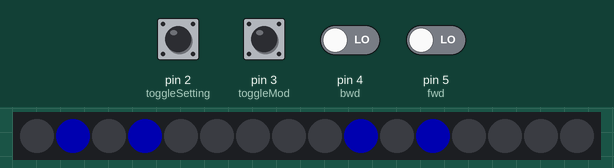
The sketch below on a simulated Arduino Uno, built with avr-gcc and run on an emulated ATmega328P. Shown: 16 RGB LEDs in strip order, left to right. The test bench sets the inputs (shaded band); at power-on: pin 2 (toggleSetting), pin 3 (toggleMod) HIGH, pin 4 (bwd), pin 5 (fwd) LOW. Dim RGB values are drawn brighter than linear.

Above: at 1.2 s.
1.3 s: pin 2 (toggleSetting) pulled LOW for 0.15 s
2.9 s: pin 2 (toggleSetting) pulled LOW for 1 s
5.4 s: pin 3 (toggleMod) pulsed LOW 5 times (0.12 s each, 0.3 s apart)
At 7.5 s:
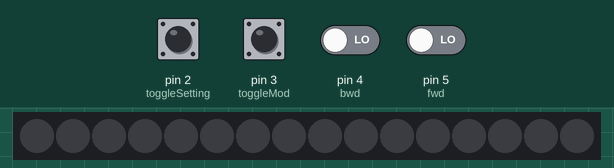
At 8.0 s:
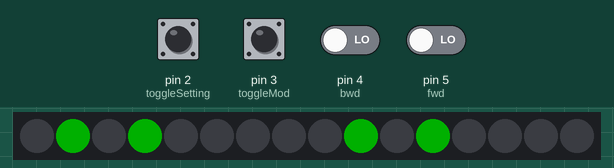
8.4 s: pin 4 (bwd) driven HIGH
At 9.13 s:
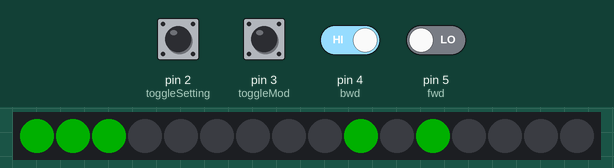
10.4 s: pin 5 (fwd) driven HIGH
13.4 s: pin 4 (bwd) driven LOW
At 16.01 s:
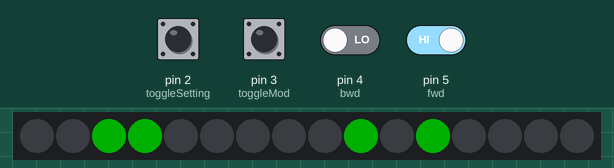
Timing chart, 0 to 16.5 s (numbered marks = the images above; inputs shaded):
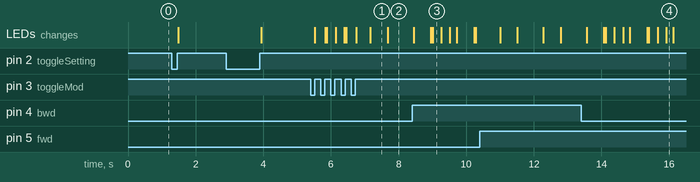

Measured:
- after the input at 5.4 s, the LEDs: first change after 0.13 s (image 1 shows a later state)
- after the input at 8.4 s, the LEDs: first differ from a run without the input after 0.56 s (image 3 shows a later state)
- after the input at 13.4 s, the LEDs: first differ from a run without the input after 0.67 s (image 4 shows a later state)
- what the display in image 1 shows lasts 0.5 s, from 7.2 s to 7.7 s

The sketch:

binuhr.ino
```cpp
#include <Adafruit_NeoPixel.h>
#include <TimerOne.h>
#define PIN 6	 // input pin Neopixel is attached to
#define NUMPIXELS      16 // number of neopixels in strip

Adafruit_NeoPixel pixels = Adafruit_NeoPixel(NUMPIXELS, PIN, NEO_GRB + NEO_KHZ800);
// rgb farben
byte r=50; 	// rot
byte g=50; 	// grün
byte b=50;	// blau
// zeit
byte ss=0;	//sec*2
byte mm=10;	//min
byte hh=10;	//std
byte mm1=10;	//min-alarm1
byte hh1=10;	//std-alarm1
byte mm2=10;	//min-alarm2
byte hh2=10;	//std-alarm2
// Cycle counter
byte zelle = 0;
//buttons
const byte bwd=4;
const byte fwd=5;
const byte toggleSetting=2;
const byte toggleMod=3;
//buzzer
const byte buzzer=7;
//Status-Variablen
byte alarmSetting = 0;
boolean skipHour = false;
boolean alarmOff = false;
byte mod = 0;

// int helligkeit = A5

void setup(){
  pixels.begin();
  Serial.begin(9600);
  // set pins
  pinMode(bwd, INPUT);
  pinMode(toggleSetting, INPUT_PULLUP);
  pinMode(fwd, INPUT);
  pinMode(toggleMod, INPUT_PULLUP);
  // set interrupts
  attachInterrupt(digitalPinToInterrupt(toggleMod), setMod, RISING);
  attachInterrupt(digitalPinToInterrupt(toggleSetting), setSetting, RISING);
  Timer1.initialize();
  Timer1.setPeriod(1000000); // parameterwert in nanosekunden
  Timer1.attachInterrupt(countSeconds);
}

void loop(){
  switch (mod){ // modus des Weckers
  	case 0:      // zeitmodus normal
    	setColor(0,0,55);
    	setLED(mm,hh); // LED entsprechend Zeit setzen
    	startAlarm();
    break;
    case 1:       // modus zeit stellen
    	if (zelle%25 < 15){
    		setColor(0,55,0);
        }else{
        	setColor(0,0,0);
        }
    	setLED(mm,hh); // LED entsprechend Zeit setzen
    break;
    case 2:       // modus alarm 1 stellen
    	if (zelle%25 < 15){
    		setColor(50,0,0);
        }else{
      		setColor(0,0,0);
    	}
    	setLED(mm1,hh1); // LED entsprechend Zeit setzen
    break;
    case 3:         // modus alarm 2 stellen
    	if (zelle%25 < 15){
    		setColor(50,0,0);
   		}else{
      	setColor(0,0,0);
    	};
    	setLED(mm2,hh2); // LED entsprechend Zeit setzen
    break;
  }
  setTime();
  if (zelle >249){zelle = 0;}
  zelle++;
  pixels.show(); // schickt die einstellung der LED zu den neoPixel
  delay(50);
}

void setColor (byte red, byte green, byte blue){
	  r=red;
  	g=green;
  	b=blue;
}

void setTime (){
  switch (mod) {
  	case 1:
      if (!skipHour && zelle%5 == 0){
        if (digitalRead(fwd)==1){
              mm++;
            }
        if (digitalRead(bwd)==1){
              mm--;
            }
      }
      if (skipHour && zelle%5 == 0){
      	if (digitalRead(fwd)==1){
            	hh++;
            }
      	if (digitalRead(bwd)==1){
            	hh--;
            }
      }
    break;
    case 2:
      if (!skipHour && zelle%10 == 0){
        if (digitalRead(fwd)){
              mm1++;
            }
        if (digitalRead(bwd)){
              mm1--;
            }
      }
      if (skipHour && zelle%10 == 0){
        if (digitalRead(fwd)){
            	hh1++;
            }
      	if (digitalRead(bwd)){
            	hh1--;
            }
      }
    break;
    case 3:
      if (!skipHour && zelle%10 == 0){
        if (digitalRead(fwd)){
              mm2++;
            }
        if (digitalRead(bwd)){
              mm2--;
            }
      }
      if (skipHour && zelle%10 == 0){
        if (digitalRead(fwd)){
              hh2++;
            }

        if (digitalRead(bwd)){
              hh2--;
            }
      }
    break;
  }
}

void setLED (byte m,byte h){
	for (int i=0;i<16;i++){								// LED setzen
        if(bitRead(m,i)!=1 && i<6){
          pixels.setPixelColor(i, pixels.Color(0, 0, 0));
        }
        if(bitRead(m,i)==1 && i<6){
          pixels.setPixelColor(i, pixels.Color(r, g, b));
        }
        if(bitRead(h,(i-8))!=1 && i>7 && i<13){
          pixels.setPixelColor(i, pixels.Color(0, 0, 0));
        }
        if(bitRead(h,(i-8))==1 && i>7 && i<13){
          pixels.setPixelColor(i, pixels.Color(r, g, b));
        }
        if(alarmSetting == 1 && i==14 || mod ==2 && i==14){
          pixels.setPixelColor(i, pixels.Color(50, 0, 0));
        }
      	if(alarmSetting == 2 && i==15 || mod ==3 && i==15){
          pixels.setPixelColor(i, pixels.Color(50, 0, 0));
        }

      	if(alarmSetting == 2 && i==14 && mod == 0 && mod !=2 || mod !=0 && i==14 && mod !=2){
          pixels.setPixelColor(i, pixels.Color(0, 0, 0));
        }
      	if(alarmSetting != 2 && i==15 && mod == 0 && mod !=3 || mod !=0 && i==15 && mod !=3){
          pixels.setPixelColor(i, pixels.Color(0, 0, 0));
        }
     }
}

void countSeconds(){
  ss++;
  if(ss>=60) {
    mm++;
    ss=00;
  }
  if(mm>=60){
    hh++;
    mm=00;
  }
  if(hh>=24){
    hh=00;
  }
}

void startAlarm(){
  if (alarmSetting ==1 && hh1==hh && mm1>=mm && mm1<=mm+2 && !alarmOff||
      alarmSetting ==2&& hh2==hh && mm2>=mm && mm2<=mm+2 && !alarmOff){
  	digitalWrite(buzzer, HIGH);
    if (digitalRead(bwd) || digitalRead(fwd)){
    	alarmOff = true;
    }
  } else {
    	digitalWrite(buzzer, LOW);
    if (alarmSetting ==1 && mm1==mm+4 || alarmSetting ==2&& mm2==mm+4){
    	alarmOff = false;
    }
  }
}

void setMod (){
  //disable interrupt while processing it
  detachInterrupt(digitalPinToInterrupt(toggleMod));
  // skip Modus wird standart auf Minuten gestellt.
  skipHour = false;
  mod++;
  if (mod > 3){mod=0;}
  // re-enable interrupt
  attachInterrupt(digitalPinToInterrupt(toggleMod), setMod, RISING);
}

void setSetting (){
  //disable interrupt while processing it
  detachInterrupt(digitalPinToInterrupt(toggleSetting));
  switch (mod){
  	case 0:
    // alarm modus 0=aus 1=alarm1 2=alarm2
 		alarmSetting++;
    	if (alarmSetting > 0){alarmOff = false;}
        if (alarmSetting > 2){alarmSetting=0;}
    break;
    default://zwischen skip moduls wechseln std/min
    	skipHour = !skipHour;
    break;
  }
  // re-enable interrupt
  attachInterrupt(digitalPinToInterrupt(toggleSetting), setSetting, RISING);
}
```
